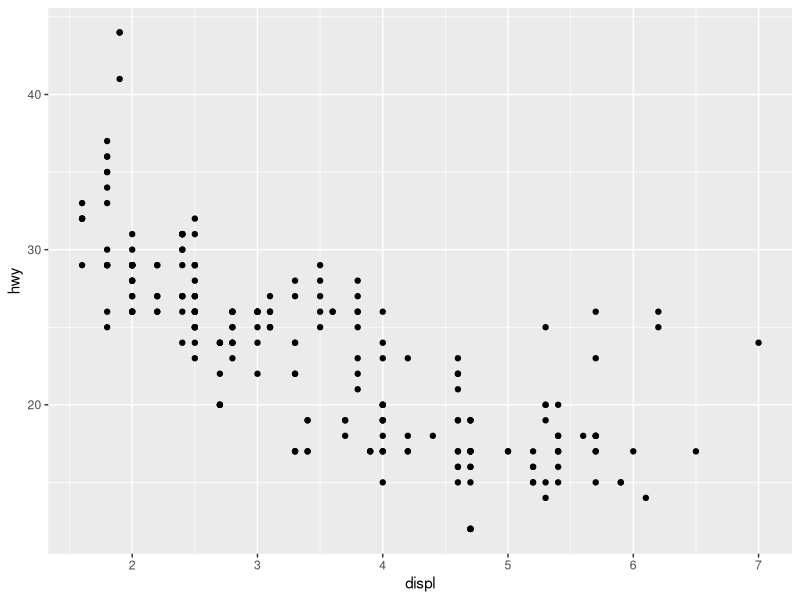
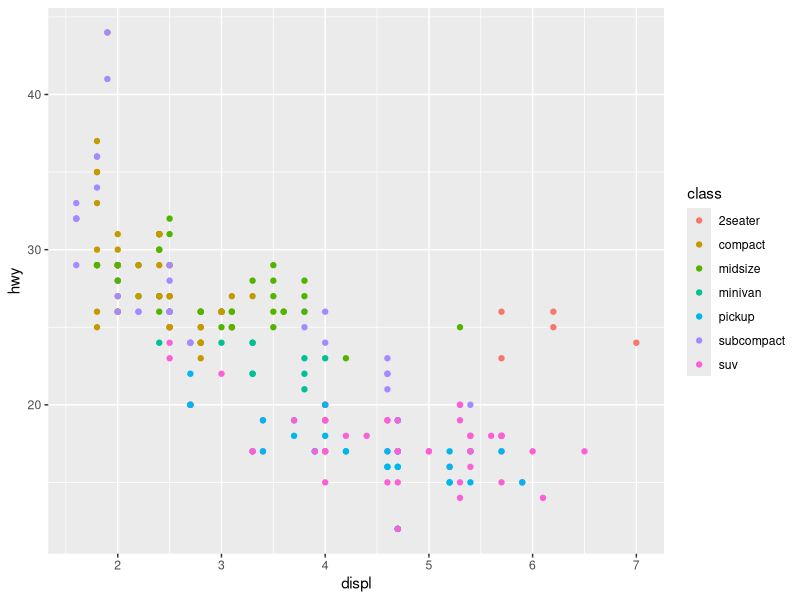
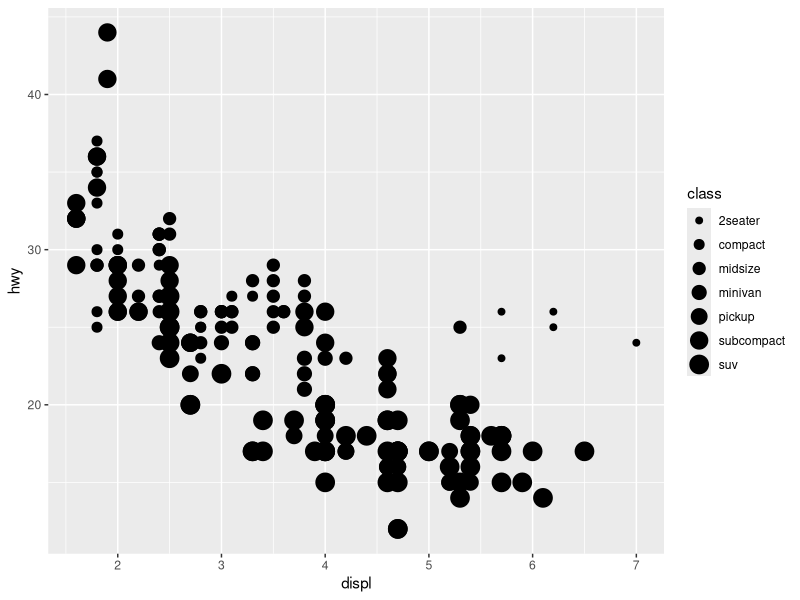
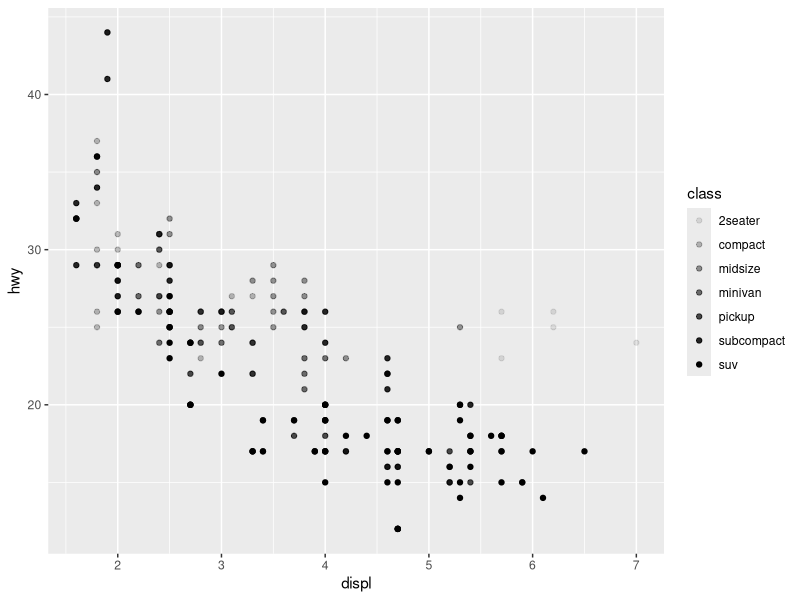
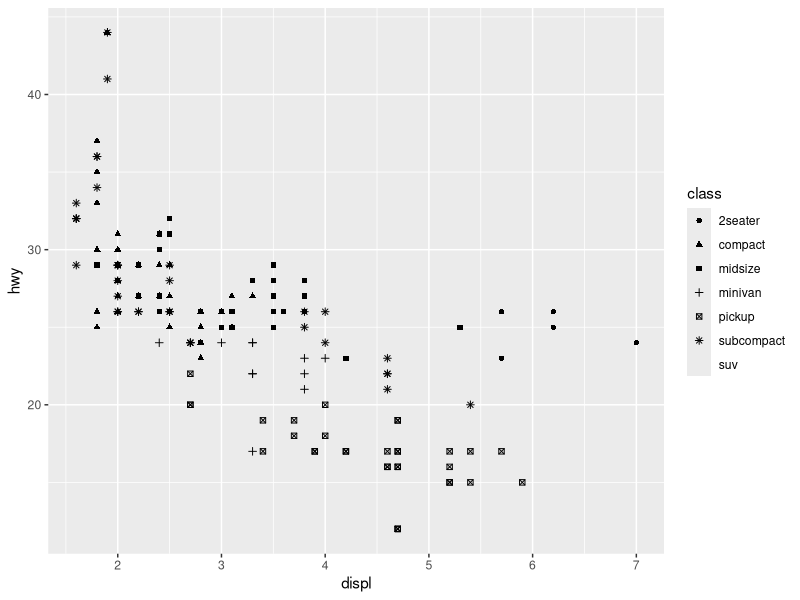
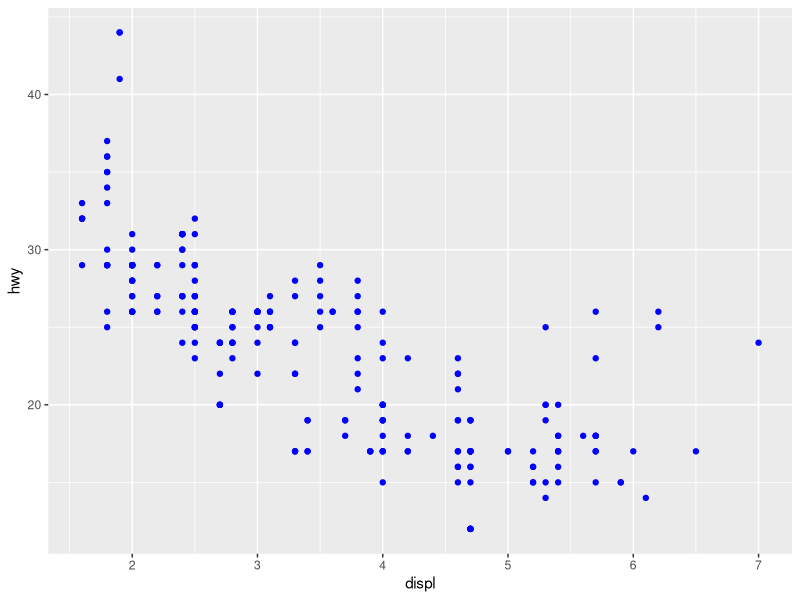
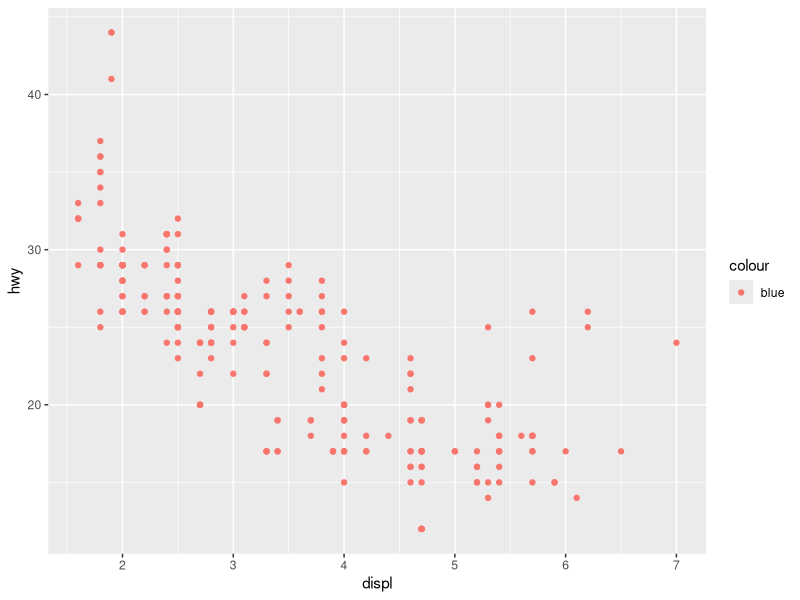
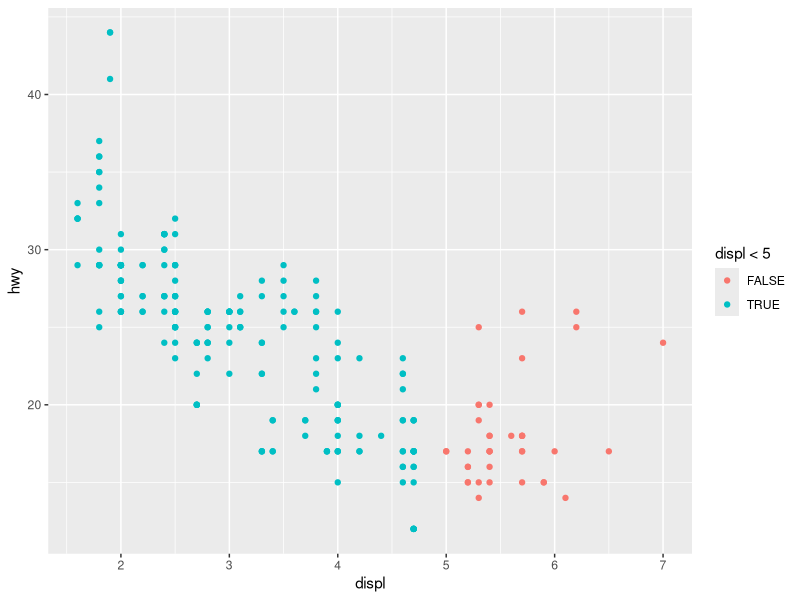

The R script that drew these images, in order:
# R for Data Science
## [ch.03 Data visualisation](https://r4ds.had.co.nz/data-visualisation.html)
library(tidyverse)
glimpse(mpg)


#ggplot(data = <DATA>) + 
#  <GEOM_FUNCTION>(mapping = aes(<MAPPINGS>))
ggplot(data = mpg) + 
  geom_point(mapping = aes(x = displ, y = hwy))

ggplot(data = mpg) + 
  geom_point(mapping = aes(x = displ, y = hwy, color = class))

ggplot(data = mpg) + 
  geom_point(mapping = aes(x = displ, y = hwy, size = class))
#> Warning: Using size for a discrete variable is not advised.

# Left
ggplot(data = mpg) +
  geom_point(mapping = aes(x = displ, y = hwy, alpha = class))
# Right
ggplot(data = mpg) + 
  geom_point(mapping = aes(x = displ, y = hwy, shape = class))

ggplot(data = mpg) + 
  geom_point(mapping = aes(x = displ, y = hwy), color = "blue")

ggplot(data = mpg) + 
  geom_point(mapping = aes(x = displ, y = hwy, color = "blue"))
## 위의 color 요소를 `aes`에 추가한 문제를 해결(논리범위 지정)
ggplot(data = mpg) + 
  geom_point(mapping = aes(x = displ, y = hwy, color = displ < 5))

ggplot(data = mpg) + 
  geom_point(mapping = aes(x = displ, y = hwy)) + 
  facet_wrap(~ class, nrow = 2)

ggplot(data = mpg) + 
  geom_point(mapping = aes(x = displ, y = hwy)) + 
  facet_grid(drv ~ cyl)

ggplot(data = mpg) + 
  geom_point(mapping = aes(x = drv, y = cyl))

ggplot(data = mpg) + 
  geom_point(mapping = aes(x = displ, y = hwy)) +
  facet_grid(drv ~ .)

ggplot(data = mpg) + 
  geom_point(mapping = aes(x = displ, y = hwy)) +
  facet_grid(. ~ cyl)

ggplot(data = mpg) + 
  geom_point(mapping = aes(x = displ, y = hwy)) + 
  facet_wrap(~ class, nrow = 2)

# left
ggplot(data = mpg) + 
  geom_point(mapping = aes(x = displ, y = hwy))
# right
ggplot(data = mpg) + 
  geom_smooth(mapping = aes(x = displ, y = hwy))

ggplot(data = mpg) + 
  geom_smooth(mapping = aes(x = displ, y = hwy, linetype = drv))

ggplot(data = mpg) +
  geom_smooth(mapping = aes(x = displ, y = hwy))

ggplot(data = mpg) +
  geom_smooth(mapping = aes(x = displ, y = hwy, group = drv))

ggplot(data = mpg) +
  geom_smooth(
    mapping = aes(x = displ, y = hwy, color = drv),
    show.legend = FALSE
  )

ggplot(data = mpg) + 
  geom_point(mapping = aes(x = displ, y = hwy)) +
  geom_smooth(mapping = aes(x = displ, y = hwy))

ggplot(data = mpg, mapping = aes(x = displ, y = hwy)) + 
  geom_point(mapping = aes(color = class)) + 
  geom_smooth()

ggplot(data = mpg, mapping = aes(x = displ, y = hwy)) + 
  geom_point(mapping = aes(color = class)) + 
  geom_smooth(data = filter(mpg, class == "subcompact"), se = FALSE)

ggplot(data = mpg, mapping = aes(x = displ, y = hwy, color = drv)) + 
  geom_point() + 
  geom_smooth(se = FALSE)

ggplot(data = mpg, mapping = aes(x = displ, y = hwy)) + 
  geom_point() + 
  geom_smooth()
## 위와 같은 plot함수, 단 각 plot의 세부 옵션 조정 가능
ggplot() + 
  geom_point(data = mpg, mapping = aes(x = displ, y = hwy, color = drv)) + 
  geom_smooth(data = mpg, mapping = aes(x = displ, y = hwy, linetype = drv, color = drv), se = FALSE)

ggplot(data = diamonds) + 
  geom_bar(mapping = aes(x = cut))
ggplot(data = diamonds) + 
  stat_count(mapping = aes(x = cut))

demo <- tribble(
  ~cut,         ~freq,
  "Fair",       1610,
  "Good",       4906,
  "Very Good",  12082,
  "Premium",    13791,
  "Ideal",      21551
)
ggplot(data = demo) +
  geom_bar(mapping = aes(x = cut, y = freq), stat = "identity")

ggplot(data = diamonds) + 
  geom_bar(mapping = aes(x = cut, y = stat(prop), group = 1))

ggplot(data = diamonds) + 
  stat_summary(
    mapping = aes(x = cut, y = depth),
    fun.min = min,
    fun.max = max,
    fun = median
  )

glimpse(diamonds)

ggplot(data = diamonds) + 
  geom_bar(mapping = aes(x = cut, y = after_stat(prop)))
ggplot(data = diamonds) + 
  geom_bar(mapping = aes(x = cut, fill = color, y = after_stat(prop)))

ggplot(data = diamonds) + 
  geom_bar(mapping = aes(x = cut, colour = cut))
ggplot(data = diamonds) + 
  geom_bar(mapping = aes(x = cut, fill = cut))
ggplot(data = diamonds) + 
  geom_bar(mapping = aes(x = cut, fill = clarity))

ggplot(data = diamonds, mapping = aes(x = cut, fill = clarity)) + 
  geom_bar(alpha = 2/5, position = "identity")
ggplot(data = diamonds, mapping = aes(x = cut, colour = clarity)) + 
  geom_bar(fill = NA, position = "identity")

ggplot(data = diamonds) + 
  geom_bar(mapping = aes(x = cut, fill = clarity), position = "fill")

ggplot(data = diamonds) + 
  geom_bar(mapping = aes(x = cut, fill = clarity), position = "dodge")

bar <- ggplot(data = diamonds) + 
  geom_bar(
    mapping = aes(x = cut, fill = cut), 
    show.legend = FALSE,
    width = 1
  ) + 
  theme(aspect.ratio = 1) +
  labs(x = NULL, y = NULL)

bar + coord_flip()
bar + coord_polar()

library(ggplot2)
